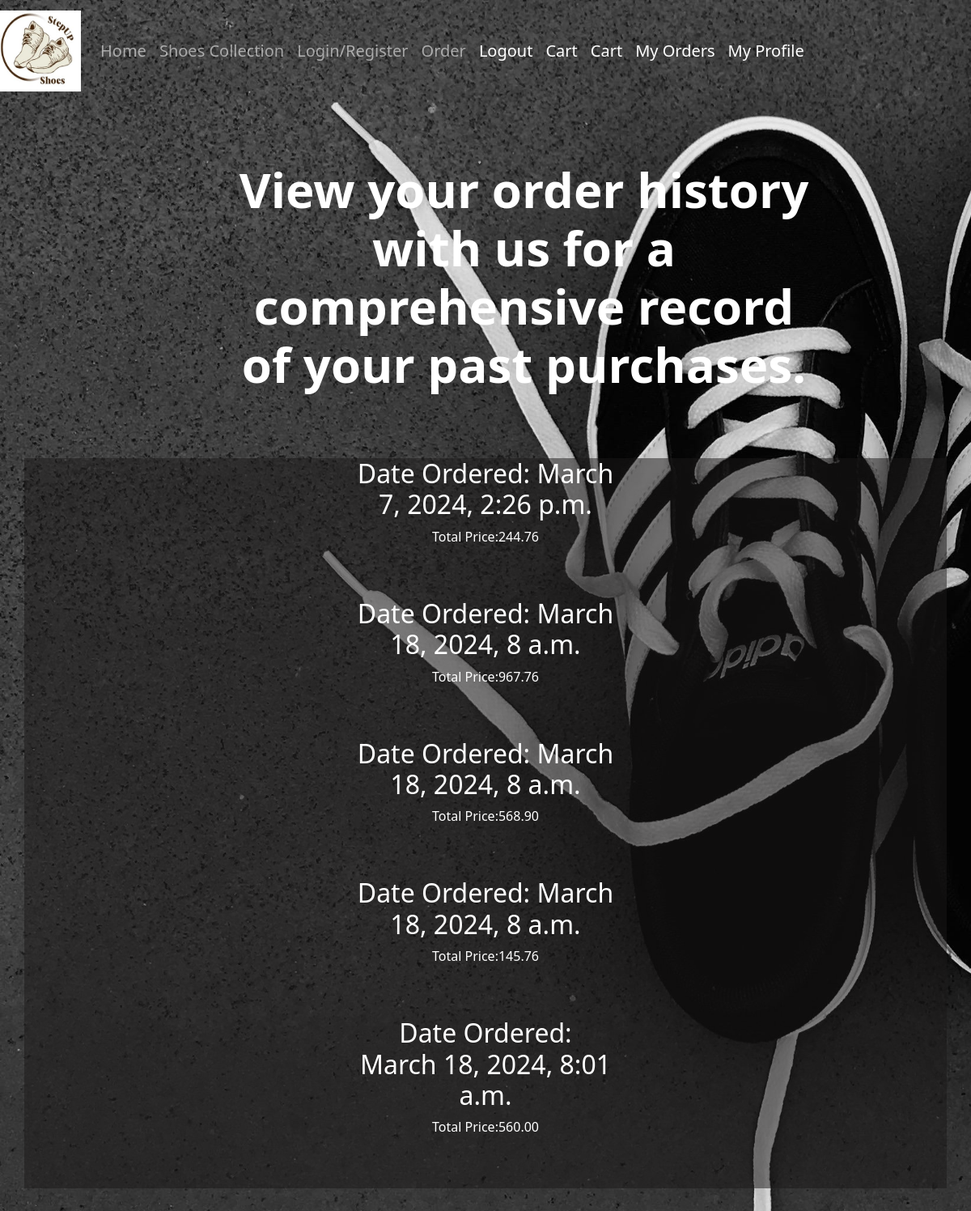
Page /userOrders/ (signed in) on the committed database.
### customer/models.py (models this page shows, shortened)
class Order(models.Model):
    order_items = models.ManyToManyField('OrderItem', related_name = 'item')
    total_price = models.DecimalField(max_digits = 7, decimal_places = 2, default = 0.00)
    user = models.ForeignKey(User, on_delete=models.CASCADE)
    date_added = models.DateTimeField(auto_now_add=True)
    is_paid = models.BooleanField(default = False)

### customer/views.py (the view)
# urls.py: path('userOrders/', user_orders, name='user_orders'),
def user_orders(request):
    user = request.user
    user_orders = Order.objects.filter(user=user)
    return render(request, 'customer/user_orders.html', {'user_orders': user_orders})

### customer/templates/customer/user_orders.html (shortened to what this page needs)
{% extends 'customer/base.html' %}
{% load static %}
{% block content %}
<div>
    <div class="container mb-5">
        <div class="row justify-content-center mt-5">
            <div class="col-md-8 col-sm-12 offset-md-1 p-4 text-center">
                <h1 style="font-size: 60px"><b>View your order history with us for a comprehensive record of your past purchases.</b></h1>
            </div>
        </div>
    </div>
</div>
<div class="container mb-5" style="background-color: rgba(26, 24, 24, 0.5); color:white;">
    <div class="row justify-content-center mt-5">
        {% for order in user_orders %}
        <div class="row justify-content-center">
            <div class="col-md-4 col-sm-12 text-center mb-5">
                <h2>Date Ordered: {{ order.date_added }}</h2>
                <p>Total Price:{{ order.total_price }}</p>
            </div>
            {% endfor %}
        </div>
    </div>
</div>
{% endblock content %}

### customer/templates/customer/user_orders.html (style rules this page uses)
body { background-image: url('/static/customer/images/back.jpg'); background-repeat: no-repeat; color: white; background-attachment: fixed; background-size: cover; }

### rows in the picture
Order: date_added "March 7, 2024, 2:26 p.m.", total_price "244.76"
Order: date_added "March 18, 2024, 8 a.m.", total_price "967.76"
Order: date_added "March 18, 2024, 8 a.m.", total_price "568.90"
Order: date_added "March 18, 2024, 8 a.m.", total_price "145.76"
Order: date_added "March 18, 2024, 8:01 a.m.", total_price "560.00"
